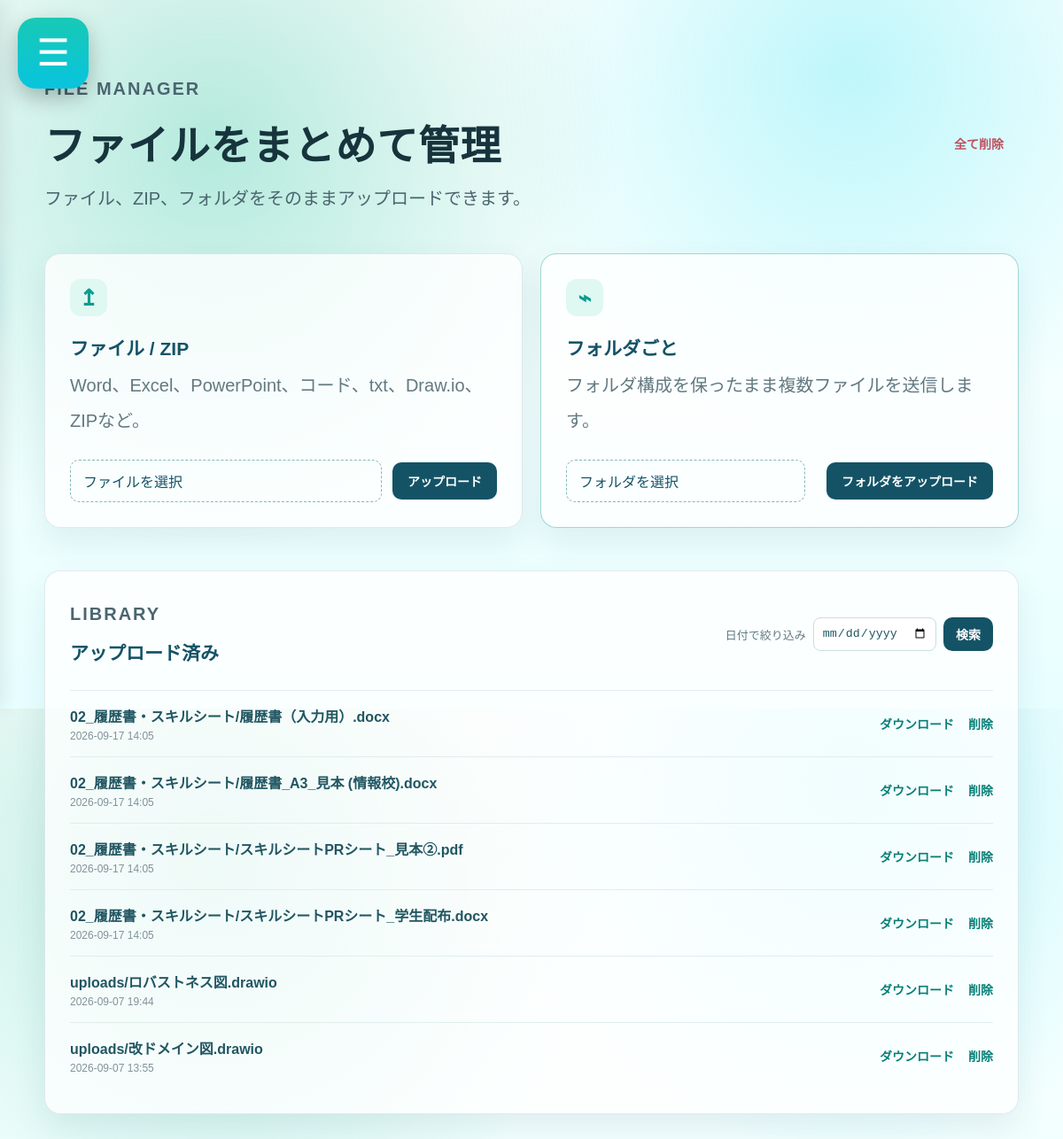
Screenshot of /file_manager/ with the database file from the repository.
### chome_app/models.py (models this page shows)
class UploadedFile(models.Model):
    file = models.FileField(upload_to=upload_to_folder)
    folder_path = models.CharField(max_length=255, blank=True)
    uploaded_at = models.DateTimeField(auto_now_add=True)

### chome_app/views.py (the view)
# urls.py: path("file_manager/", views.FileManagerView.as_view(), name="file_manager"),
class FileManagerView(TemplateView):
    template_name = "file_manager.html"
    def get(self, request):
        files = UploadedFile.objects.all().order_by('-uploaded_at')
        date_v = request.GET.get("date")
        if date_v:
            files = files.filter(uploaded_at__date=date_v)
        return render(request, self.template_name, {"files": files})

### chome_app/templates/file_manager.html (shortened to what this page needs)
{% extends "base.html" %}
{% load static %}
{% block extra_css %}
<link rel="stylesheet" href="{% static 'css/file_manager.css' %}">
{% endblock %}
{% block content %}
<div class="page-wrapper">
    <div class="file-manager-header">
        <div>
            <p class="eyebrow">FILE MANAGER</p>
            <h2>ファイルをまとめて管理</h2>
            <p class="page-lead">ファイル、ZIP、フォルダをそのままアップロードできます。</p>
        </div>
        <form action="{% url 'delete_all' %}" method="POST">
            <button class="button button-danger" type="submit" onclick="return confirm('本当に全部削除しますか？');">
                全て削除
            </button>
        </form>
    </div>
    <div class="upload-grid">
        <section class="upload-card">
            <span class="upload-icon">↥</span>
            <h3>ファイル / ZIP</h3>
            <p>Word、Excel、PowerPoint、コード、txt、Draw.io、ZIPなど。</p>
            <form action="{% url 'upload_file' %}" method="POST" enctype="multipart/form-data">
                <label class="file-picker">
                    <span id="single-file-label">ファイルを選択</span>
                </label>
                <button class="button" type="submit">アップロード</button>
            </form>
        </section>
        <section class="upload-card upload-card-folder">
            <span class="upload-icon">⌁</span>
            <h3>フォルダごと</h3>
            <p>フォルダ構成を保ったまま複数ファイルを送信します。</p>
            <form id="folder-upload-form" action="{% url 'upload_multi' %}" method="POST" enctype="multipart/form-data">
                <label class="file-picker">
                    <span>フォルダを選択</span>
                </label>
                <button class="button" type="submit">フォルダをアップロード</button>
            </form>
        </section>
    </div>
    <section class="file-list-section">
        <div class="list-toolbar">
            <div>
                <p class="eyebrow">LIBRARY</p>
                <h3>アップロード済み</h3>
            </div>
            <form class="date-filter" method="GET" action="">
                <label for="file-date">日付で絞り込み</label>
                <input id="file-date" type="date" name="date" value="{{ request.GET.date }}">
                <button class="button button-small" type="submit">検索</button>
            </form>
        </div>
        <ul class="file-list">
        {% for f in files %}
            <li class="file-row">
                <div class="file-meta">
                    <strong>{{ f.folder_path|default:f.file.name }}</strong>
                    <span>{{ f.uploaded_at|date:"Y-m-d H:i" }}</span>
                </div>
                <div class="file-actions">
                    <a href="{% url 'download_file' f.pk %}">ダウンロード</a>
                    <a class="delete-link" href="{% url 'delete_file' f.pk %}" onclick="return confirm('削除しますか？');">削除</a>
                </div>
            </li>
        {% empty %}
            <li class="empty-state">ファイルがありません。</li>
        {% endfor %}
        </ul>
    </section>
</div>
{% endblock %}

### chome_app/templates/base.html (shortened to what this page needs)
{% load static %}
<!doctype html>
<html lang="ja">
<head>
    <link rel="stylesheet" href="{% static 'css/css1.css' %}">
    {% block extra_css %}{% endblock %}
</head>
<body>
    <button id="menuToggle">☰</button>
    <div class="content">
        <div id="page-content">
            {% block content %}{% endblock %}
        </div>
    </div>
</body>
</html>

### chome_app/static/css/css1.css (style rules this page uses)
* { margin:0; padding:0; box-sizing:border-box; }
html { scroll-behavior:smooth; }
body { font-family:"Yu Gothic","Meiryo",sans-serif; background:#f6fbfc; }
body { height:100vh; }
.content { position:relative; width:100%; padding:50px; margin-left:0 !important; text-align:left !important; transition:.45s; }
#title, #description, #page-content, .page-wrapper { text-align:left !important; margin-left:0 !important; }
body { background: radial-gradient(circle at 20% 20%, rgba(18,184,142,.30), transparent 40%), radial-gradient(circle at 80% 10%, rgba(3,222,238,.25), transparent 35%), linear-gradient(180deg,#ffffff,#f5ffff,#e8ffff); }
.content p { font-size:20px; line-height:2; color:#4b6570; }
button { padding:15px 25px; border:none; border-radius:15px; background:linear-gradient(135deg,#12b88e,#03deee); color:white; cursor:pointer; transition:.3s; }
#menuToggle { position:fixed; top:20px; left:20px; width:80px; height:80px; border:none; border-radius:20px; background:linear-gradient(180deg,#18c9b5,#08c4de); color:white; font-size:42px; cursor:pointer; z-index:9999; box-shadow:0 10px 25px rgba(0,0,0,.25); transition:.3s; display:flex; justify-content:center; align-items:center; padding:0; line-height:1; }

### chome_app/static/css/file_manager.css (style rules this page uses)
.page-wrapper { max-width: 1120px; margin: 0 auto; padding: 30px 0 70px; color: #17343d; }
.file-manager-header, .list-toolbar, .file-row, .file-actions, .date-filter { display: flex; align-items: center; }
.file-manager-header, .list-toolbar { justify-content: space-between; gap: 24px; }
.eyebrow { margin-bottom: 8px; color: #0c9c91; font-size: 12px; font-weight: 700; letter-spacing: 2px; }
.file-manager-header h2 { font-size: clamp(28px, 4vw, 46px); letter-spacing: .02em; }
.page-lead, .upload-card p { color: #627981; }
.page-lead { margin-top: 10px; }
.upload-grid { display: grid; grid-template-columns: repeat(2, minmax(0, 1fr)); gap: 20px; margin: 42px 0 48px; }
.upload-card, .file-list-section { padding: 28px; border: 1px solid rgba(20, 83, 102, .12); border-radius: 18px; background: rgba(255, 255, 255, .78); box-shadow: 0 16px 36px rgba(20, 83, 102, .09); }
.upload-card-folder { border-color: rgba(12, 156, 145, .38); }
.upload-icon { display: inline-grid; width: 42px; height: 42px; place-items: center; margin-bottom: 20px; border-radius: 12px; background: #dff8f2; color: #0c9c91; font-size: 25px; font-weight: 700; }
.upload-card h3, .list-toolbar h3 { margin-bottom: 8px; color: #145366; font-size: 21px; }
.upload-card form { display: flex; align-items: center; gap: 12px; margin-top: 24px; }
.file-picker { min-width: 0; flex: 1; padding: 11px 14px; overflow: hidden; border: 1px dashed #83b9b5; border-radius: 10px; color: #145366; cursor: pointer; text-overflow: ellipsis; white-space: nowrap; }
.button { padding: 11px 17px; border-radius: 10px; background: #145366; box-shadow: none; font-size: 14px; font-weight: 700; white-space: nowrap; }
.button-small { padding: 9px 14px; }
.button-danger, .delete-link { background: transparent; color: #bd5361; }
.file-list { margin-top: 20px; list-style: none; }
.file-row { justify-content: space-between; gap: 20px; padding: 16px 0; border-top: 1px solid #e1eded; }
.file-meta { min-width: 0; }
.file-meta strong { display: block; overflow: hidden; color: #215662; text-overflow: ellipsis; white-space: nowrap; }
.file-meta span { display: block; margin-top: 4px; color: #829399; font-size: 12px; }
.file-actions { flex-shrink: 0; gap: 16px; }
.file-actions a { color: #087f78; font-size: 14px; font-weight: 700; text-decoration: none; }
.date-filter { gap: 8px; }
.date-filter label { color: #627981; font-size: 13px; }
.date-filter input { padding: 9px; border: 1px solid #c8dedd; border-radius: 8px; color: #215662; }

### rows the page displays
UploadedFile: folder_path "02_履歴書・スキルシート/履歴書（入力用）.docx", uploaded_at "2026-09-17 14:05"
UploadedFile: folder_path "02_履歴書・スキルシート/履歴書_A3_見本 (情報校).docx", uploaded_at "2026-09-17 14:05"
UploadedFile: folder_path "02_履歴書・スキルシート/スキルシートPRシート_見本②.pdf", uploaded_at "2026-09-17 14:05"
UploadedFile: folder_path "02_履歴書・スキルシート/スキルシートPRシート_学生配布.docx", uploaded_at "2026-09-17 14:05"
UploadedFile: folder_path "uploads/ロバストネス図.drawio", uploaded_at "2026-09-07 19:44"
UploadedFile: folder_path "uploads/改ドメイン図.drawio", uploaded_at "2026-09-07 13:55"
